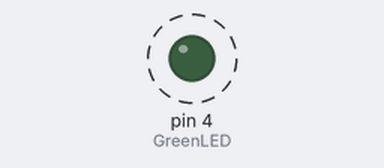
Bench run of a sketch on a simulated Arduino Uno, built with avr-gcc and run on an emulated ATmega328P. Shown: output pins drawn as LEDs (lit = HIGH). Dashed ring = blinking.

Above: at 0.4 s.
Timing chart, 0 to 3.0 s (numbered marks = the images above):
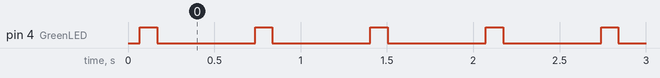

Measured:
- by itself, pin 4 (GreenLED): alternates HIGH for 0.10 s and LOW for 0.57 s

The sketch:

AttinyTVB-Gone-TV-Blaster.ino
```cpp
#include <IRremote.h>

// Definuj pin pre IR vysielač
const int irPin =    3; // PB3
const int GreenLED = 4; // PB4

IRsend irsend; // Objekt pre IR vysielač

void blinkGreenLED() {
  digitalWrite(GreenLED, HIGH);
  delay(100); // LED svieti 100 ms
  digitalWrite(GreenLED, LOW);
}

void setup() {
  pinMode(GreenLED, OUTPUT); // Nastav LED pin ako výstup
  digitalWrite(GreenLED, LOW); // Zaisti, že LED je na začiatku vypnutá
  // irsend.begin(); // Nepoužíva sa v IRremote 2.6.1
}

void loop() {
  // AB CryptoBox Power OFF
  irsend.sendNEC(0x20DF10EF, 32);
  blinkGreenLED();
  delay(500);

  // Samsung TV Power OFF
  irsend.sendNEC(0xE0E040BF, 32);
  blinkGreenLED();
  delay(500);

  // LG TV Power OFF
  irsend.sendNEC(0x20DF40BF, 32);
  blinkGreenLED();
  delay(500);

  // Sony TV Power OFF
  irsend.sendSony(0xA90, 12);
  blinkGreenLED();
  delay(500);

  // Panasonic TV Power OFF
  irsend.sendPanasonic(0xB0E0, 16);
  blinkGreenLED();
  delay(500);

  // Sharp TV Power OFF
  irsend.sendSharp(0x2A5, 16);
  blinkGreenLED();
  delay(500);

  // Hisense TV Power OFF
  irsend.sendNEC(0x32F1, 32);
  blinkGreenLED();
  delay(500);

  // Vizio TV Power OFF
  irsend.sendNEC(0x20DF01FE, 32);
  blinkGreenLED();
  delay(500);

  // Toshiba TV Power OFF (NEC alternatíva)
  irsend.sendNEC(0x70C0, 32);
  blinkGreenLED();
  delay(500);
}
```
